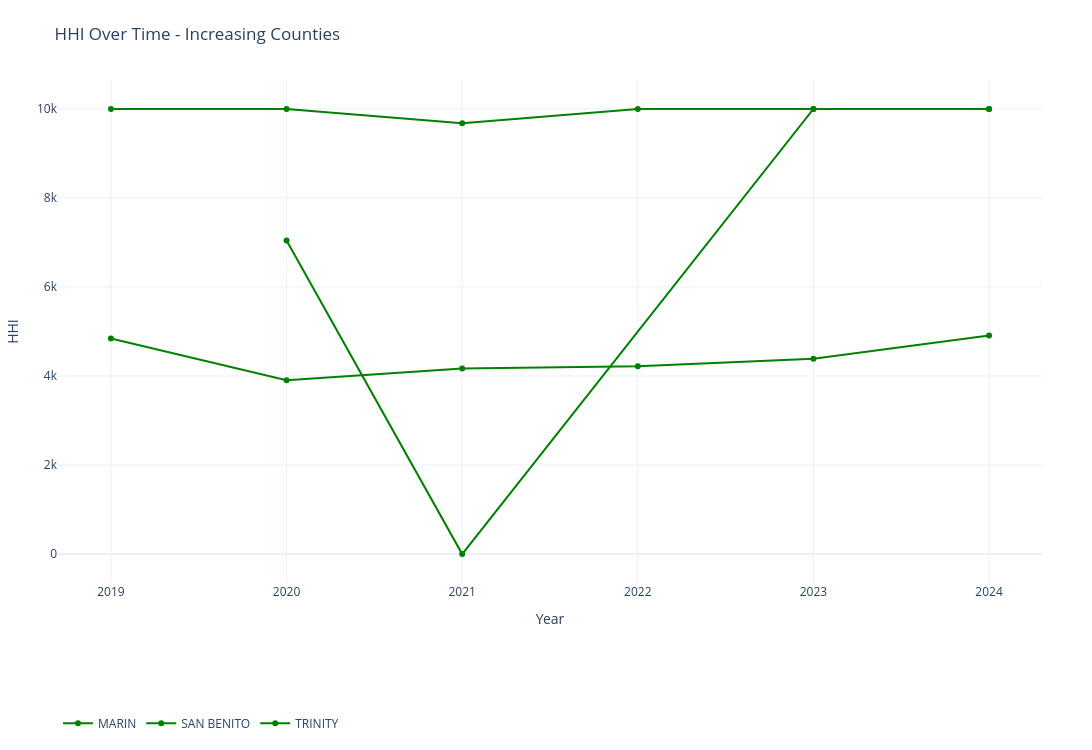
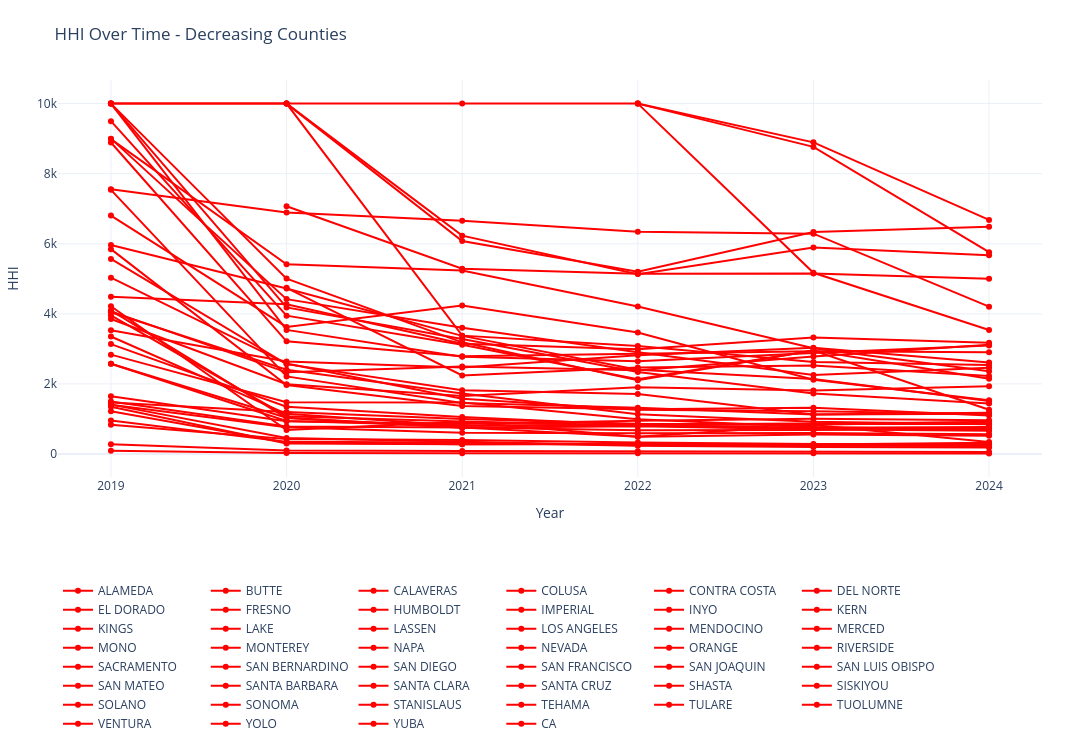
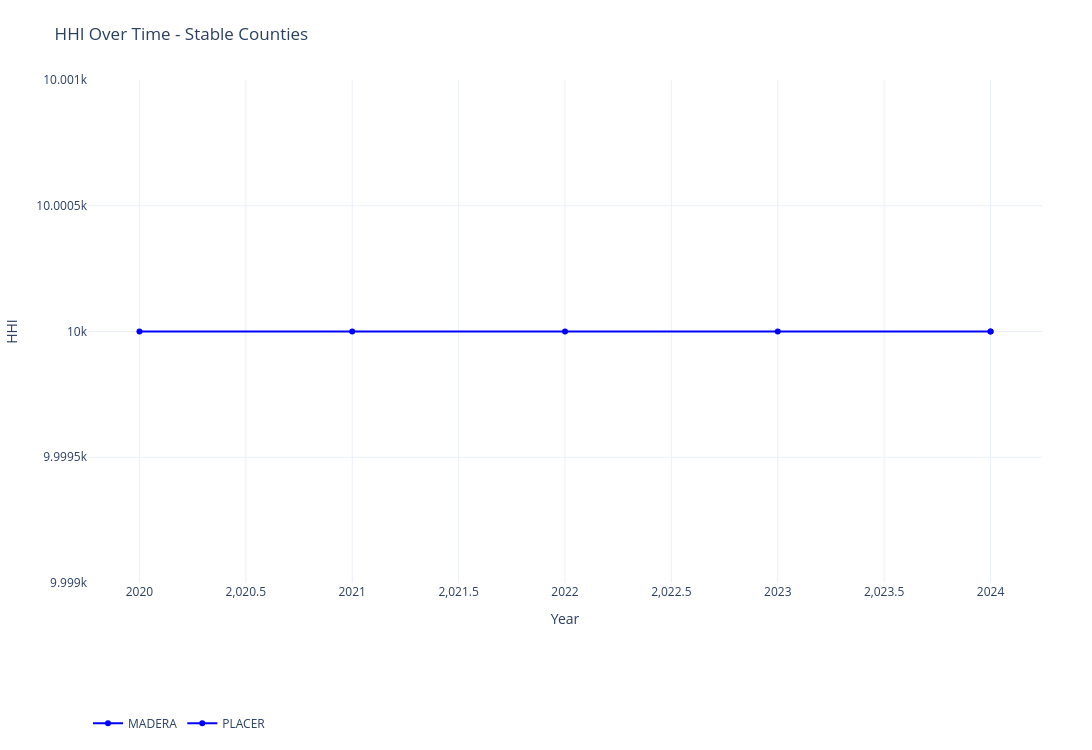
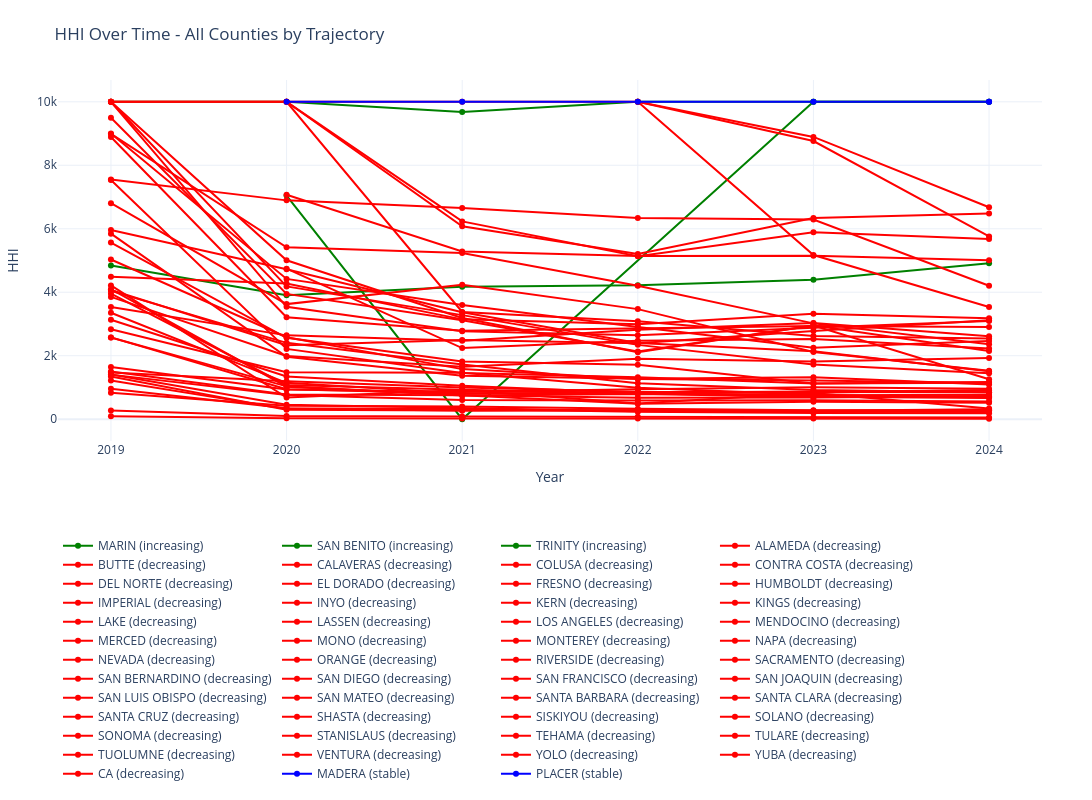

The code cell stored with these charts, in order, in its notebook:
### Code cell
import pandas as pd
import numpy as np
from sklearn.linear_model import LinearRegression
import plotly.graph_objects as go

plot_df = merged.copy()
plot_df = plot_df[plot_df["year"] >= 2019]

counties = plot_df["retailercounty"].unique()

county_groups = {"increasing": [], "decreasing": [], "stable": []}
slopes = {}

for county in counties:
    county_data = plot_df[plot_df["retailercounty"] == county].sort_values("year")
    
    X = county_data["year"].values.reshape(-1, 1)
    y = county_data["mkt_share2"].values
    
    if len(X) > 1: 
        model = LinearRegression().fit(X, y)
        slope = model.coef_[0]
    else:
        slope = 0
    
    slopes[county] = slope
    
    if slope > 5:
        county_groups["increasing"].append(county)
    elif slope < -5:
        county_groups["decreasing"].append(county)
    else:
        county_groups["stable"].append(county)

def plot_group(counties, color, title):
    fig = go.Figure()
    for county in counties:
        county_data = plot_df[plot_df["retailercounty"] == county].sort_values("year")
        fig.add_trace(go.Scatter(
            x=county_data["year"],
            y=county_data["mkt_share2"],
            mode="lines+markers",
            name=county,
            line=dict(color=color, width=2),
            hovertemplate="<b>%{text}</b><br>Year: %{x}<br>HHI: %{y}<extra></extra>",
            text=[county] * len(county_data)
        ))
    fig.update_layout(
        title=title,
        xaxis_title="Year",
        yaxis_title="HHI",
        template="plotly_white",
        width=1300,
        height=750,
        legend=dict(orientation="h", y=-0.25),
        margin=dict(l=50, r=50, t=80, b=80)
    )
    return fig

fig_increasing = plot_group(county_groups["increasing"], "green", "HHI Over Time - Increasing Counties")
fig_decreasing = plot_group(county_groups["decreasing"], "red", "HHI Over Time - Decreasing Counties")
fig_stable = plot_group(county_groups["stable"], "blue", "HHI Over Time - Stable Counties")

fig_combined = go.Figure()
colors = {"increasing": "green", "decreasing": "red", "stable": "blue"}

for group, counties in county_groups.items():
    for county in counties:
        county_data = plot_df[plot_df["retailercounty"] == county].sort_values("year")
        fig_combined.add_trace(go.Scatter(
            x=county_data["year"],
            y=county_data["mkt_share2"],
            mode="lines+markers",
            name=f"{county} ({group})",
            line=dict(color=colors[group], width=2),
            hovertemplate="<b>%{text}</b><br>Year: %{x}<br>HHI: %{y}<extra></extra>",
            text=[county] * len(county_data)
        ))

fig_combined.update_layout(
    title="HHI Over Time - All Counties by Trajectory",
    xaxis_title="Year",
    yaxis_title="HHI",
    template="plotly_white",
    width=1500,
    height=800,
    legend=dict(orientation="h", y=-0.25),
    margin=dict(l=50, r=50, t=80, b=80)
)

fig_increasing.write_html("increasing_counties.html")
fig_decreasing.write_html("decreasing_counties.html")
fig_stable.write_html("stable_counties.html")
fig_combined.write_html("all_counties.html")

fig_increasing.show()
fig_decreasing.show()
fig_stable.show()
fig_combined.show()
